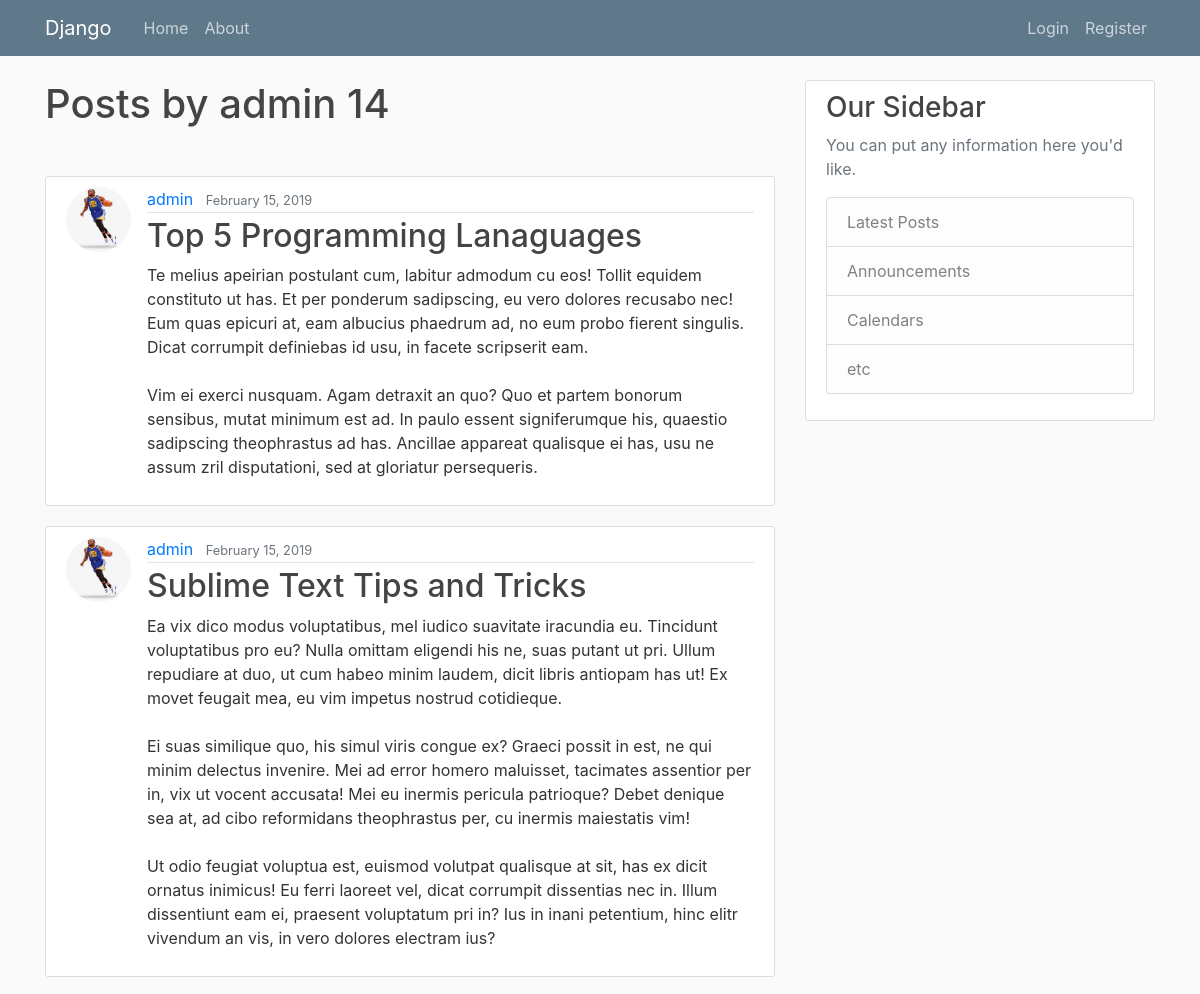
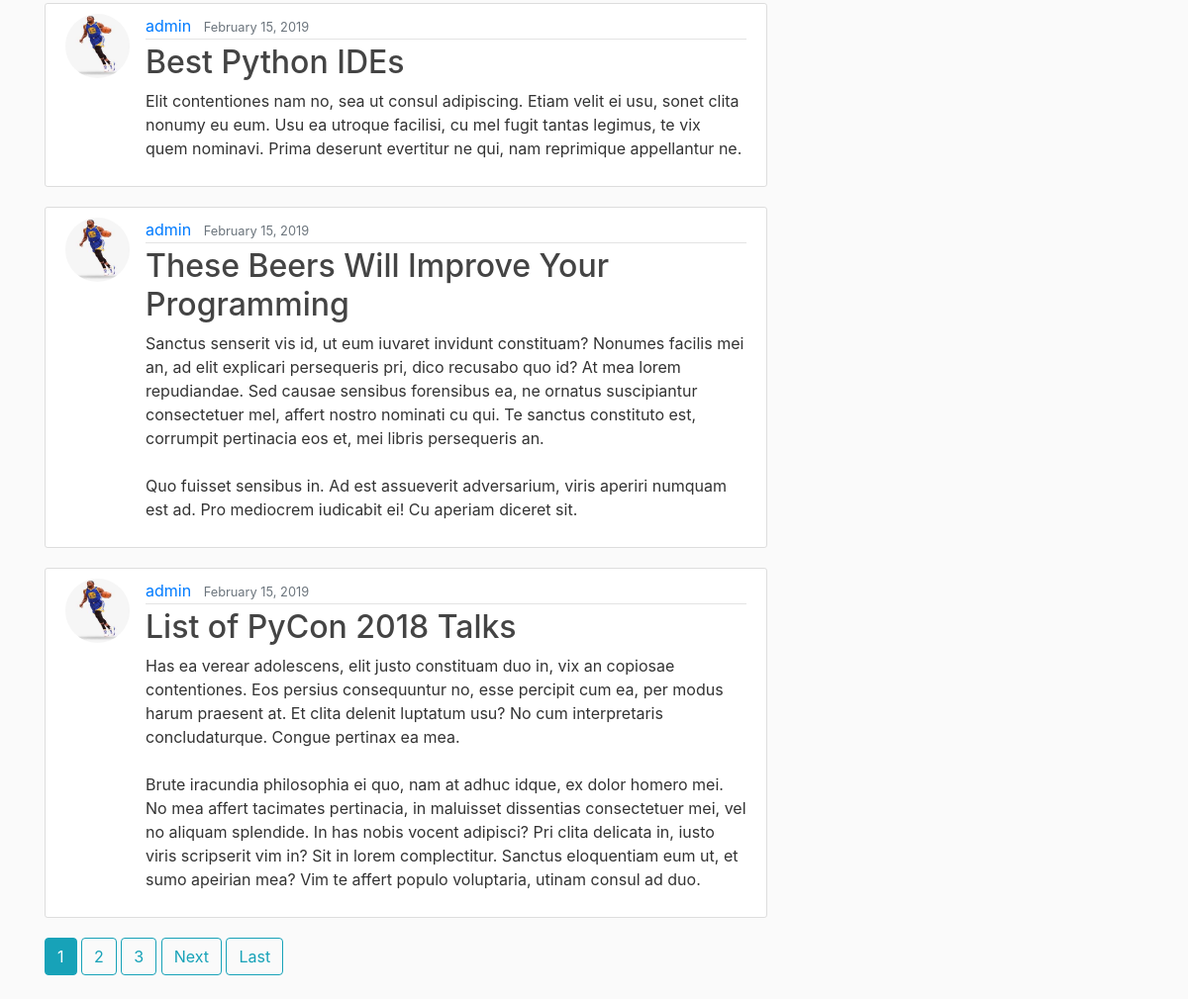
Screenshot of /user/admin/ with the database file from the repository (2 pictures, top to bottom).
### blog/models.py (models this page shows, shortened)
class Post(models.Model):
    title = models.CharField(max_length=100)
    content = models.TextField()
    date_posted = models.DateTimeField(default=timezone.now())
    author = models.ForeignKey(User, on_delete=models.CASCADE)

### users/models.py (models this page shows, shortened)
class Profile(models.Model):
    user = models.OneToOneField(User, on_delete=models.CASCADE)
    image = models.ImageField(default='default.jpg', upload_to='profile_pics')

### blog/views.py (the view)
# urls.py: path('user/<str:username>/', UserPostListView.as_view(), name='user-posts'),
class UserPostListView(ListView):
    model = Post
    template_name = 'blog/user_post_list.html'  # <app>/<model>_<viewtype>.html
    context_object_name = 'posts'
    paginate_by = 5
    def get_queryset(self):
        user = get_object_or_404(User, username=self.kwargs.get('username'))
        return Post.objects.filter(author=user).order_by('date_posted')

### blog/templates/blog/user_post_list.html (shortened to what this page needs)
{% extends "blog/base.html" %}
{% block content %}
    <h1 class="mb-5">Posts by {{ view.kwargs.username}} {{ page_obj.paginator.count }}</h1>
    {% for post in posts %}
        <article class="media content-section">
          <img class="rounded-circle article-img" src="{{ post.author.profile.image.url }}">
          <div class="media-body">
            <div class="article-metadata">
              <a class="mr-2" href="{% url 'user-posts' post.author.username %}">{{ post.author }}</a>
              <small class="text-muted">{{ post.date_posted|date:"F d, Y" }}</small>
            </div>
            <h2><a class="article-title" href="{% url 'post-detail' post.id %}">{{ post.title }}</a></h2>
            <p class="article-content">{{ post.content }}</p>
          </div>
        </article>
    {% endfor %}
    {% if is_paginated %}
    {% for num in page_obj.paginator.page_range %}
      {% if page_obj.number == num %}
        <a class="btn btn-info mb-4" href="?page={{ num }}">{{ num }}</a>
      {% elif num > page_obj.number|add:'-3' and num < page_obj.number|add:'3' %}
        <a class="btn btn-outline-info mb-4" href="?page={{ num }}">{{ num }}</a>
      {% endif %}
    {% endfor %}
    {% if page_obj.has_next %}
      <a class="btn btn-outline-info mb-4" href="?page={{ page_obj.next_page_number }}">Next</a>
      <a class="btn btn-outline-info mb-4" href="?page={{ page_obj.paginator.num_pages }}">Last</a>
    {% endif %}
  {% endif %}
{% endblock content %}

### blog/static/blog/main.css (style rules this page uses)
body { background: #fafafa; color: #333333; margin-top: 5rem; }
h1, h2, h3, h4, h5, h6 { color: #444444; }
.content-section { background: #ffffff; padding: 10px 20px; border: 1px solid #dddddd; border-radius: 3px; margin-bottom: 20px; }
.article-title { color: #444444; }
.article-content { white-space: pre-line; }
.article-img { height: 65px; width: 65px; margin-right: 16px; }
.article-metadata { padding-bottom: 1px; margin-bottom: 4px; border-bottom: 1px solid #e3e3e3 }

### rows the page displays
Post: author.profile.image (placeholder picture), author "admin", date_posted "February 15, 2019", title "Top 5 Programming Lanaguages", content "Te melius apeirian postulant cum, labitur admodum cu eos! Tollit equidem constituto ut has. Et per ponderum sadipscing, eu vero dolores recusabo nec! Eum quas epicuri at, eam albucius phaedrum ad, no eum probo fierent singulis. Dicat corrumpit definiebas id usu, in facete scripserit eam. Vim ei exerci nusquam. Agam detraxit an quo? Quo et partem bonorum sensibus, mutat minimum est ad. In paulo essent signiferumque his, quaestio sadipscing theophrastus ad has. Ancillae appareat qualisque ei has, usu ne assum zril disputationi, sed at gloriatur persequeris."
Post: author.profile.image (placeholder picture), author "admin", date_posted "February 15, 2019", title "Sublime Text Tips and Tricks", content "Ea vix dico modus voluptatibus, mel iudico suavitate iracundia eu. Tincidunt voluptatibus pro eu? Nulla omittam eligendi his ne, suas putant ut pri. Ullum repudiare at duo, ut cum habeo minim laudem, dicit libris antiopam has ut! Ex movet feugait mea, eu vim impetus nostrud cotidieque. Ei suas similique quo, his simul viris congue ex? Graeci possit in est, ne qui minim delectus invenire. Mei ad error homero maluisset, tacimates assentior per in, vix ut vocent accusata! Mei eu inermis pericula patrioque? Debet denique sea at, ad cibo reformidans theophrastus per, cu inermis maiestatis vim! Ut odio feugiat voluptua est, euismod volutpat qualisque at sit, has ex dicit ornatus inimicus! Eu…"
Post: author.profile.image (placeholder picture), author "admin", date_posted "February 15, 2019", title "Best Python IDEs", content "Elit contentiones nam no, sea ut consul adipiscing. Etiam velit ei usu, sonet clita nonumy eu eum. Usu ea utroque facilisi, cu mel fugit tantas legimus, te vix quem nominavi. Prima deserunt evertitur ne qui, nam reprimique appellantur ne."
Post: author.profile.image (placeholder picture), author "admin", date_posted "February 15, 2019", title "These Beers Will Improve Your Programming", content "Sanctus senserit vis id, ut eum iuvaret invidunt constituam? Nonumes facilis mei an, ad elit explicari persequeris pri, dico recusabo quo id? At mea lorem repudiandae. Sed causae sensibus forensibus ea, ne ornatus suscipiantur consectetuer mel, affert nostro nominati cu qui. Te sanctus constituto est, corrumpit pertinacia eos et, mei libris persequeris an. Quo fuisset sensibus in. Ad est assueverit adversarium, viris aperiri numquam est ad. Pro mediocrem iudicabit ei! Cu aperiam diceret sit."
Post: author.profile.image (placeholder picture), author "admin", date_posted "February 15, 2019", title "List of PyCon 2018 Talks", content "Has ea verear adolescens, elit justo constituam duo in, vix an copiosae contentiones. Eos persius consequuntur no, esse percipit cum ea, per modus harum praesent at. Et clita delenit luptatum usu? No cum interpretaris concludaturque. Congue pertinax ea mea. Brute iracundia philosophia ei quo, nam at adhuc idque, ex dolor homero mei. No mea affert tacimates pertinacia, in maluisset dissentias consectetuer mei, vel no aliquam splendide. In has nobis vocent adipisci? Pri clita delicata in, iusto viris scripserit vim in? Sit in lorem complectitur. Sanctus eloquentiam eum ut, et sumo apeirian mea? Vim te affert populo voluptaria, utinam consul ad duo."

### other values shown
{{ view.kwargs.username }} "admin"
{{ page_obj.paginator.count }} "14"
{{ num }} "1"
{{ num }} "2" "3"
